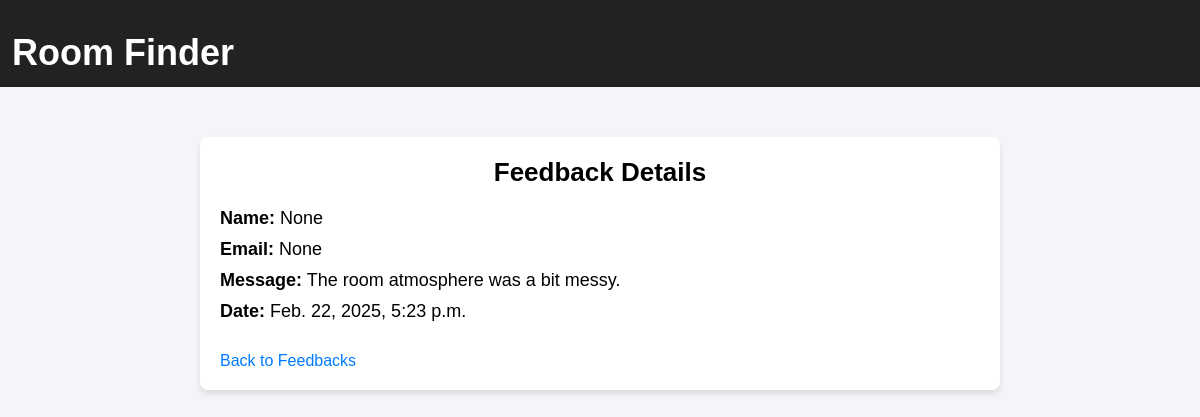
The page /admin_feedbacks/11/ on the database its author committed.
### Renter/models.py (models this page shows, shortened)
class Review(models.Model):
    renter = models.ForeignKey(Renter, on_delete=models.CASCADE, null=True)
    room = models.ForeignKey(Room, on_delete=models.CASCADE, related_name="reviews", null=True)
    name = models.CharField(max_length=50, null=True)
    email = models.EmailField(null=True)
    comment = models.TextField()
    created_on = models.DateTimeField(auto_now_add=True)

### ROOM_FINDER/views.py (the view)
# urls.py: path('admin_feedbacks/<int:feedback_id>/', feedback_detail, name='feedback_detail'),
def feedback_detail(request, feedback_id):
    feedback = get_object_or_404(Review, pk=feedback_id)
    return render(request, 'feedback_detail.html', {'feedback': feedback})

### ROOM_FINDER/templates/feedback_detail.html (shortened to what this page needs)
<!DOCTYPE html>
<html lang="en">
<head>
</head>
<body>
    <header>
        {% include 'navbar.html' %}
    </header>
    <main>
        <section class="feedback-detail-container">
            <h1>Feedback Details</h1>
            <div class="feedback-detail">
                <p><strong>Name:</strong> {{ feedback.name }}</p>
                <p><strong>Email:</strong> {{ feedback.email }}</p>
                <p><strong>Message:</strong> {{ feedback.comment }}</p>
                <p><strong>Date:</strong> {{ feedback.created_on }}</p>
            </div>
            <a href="{% url 'admin_feedbacks' %}">Back to Feedbacks</a>
        </section>
    </main>
</body>
</html>

### ROOM_FINDER/templates/navbar.html (style rules this page uses)
* { margin: 0; padding: 0; box-sizing: border-box; }

### ROOM_FINDER/templates/feedback_detail.html (style rules this page uses)
body { background-color: #f4f4f9; font-family: Arial, sans-serif; }
.feedback-detail-container { max-width: 800px; margin: 50px auto; padding: 20px; background-color: #ffffff; border-radius: 8px; box-shadow: 0 4px 6px rgba(0, 0, 0, 0.1); }
.feedback-detail-container h1 { font-size: 26px; margin-bottom: 20px; text-align: center; }
.feedback-detail-container p { font-size: 18px; margin: 10px 0; }
a { display: inline-block; margin-top: 20px; font-size: 16px; color: #007bff; text-decoration: none; }

### rows shown on the page
Review: name "None", email "None", comment "The room atmosphere was a bit messy.", created_on "Feb. 22, 2025, 5:23 p.m."
